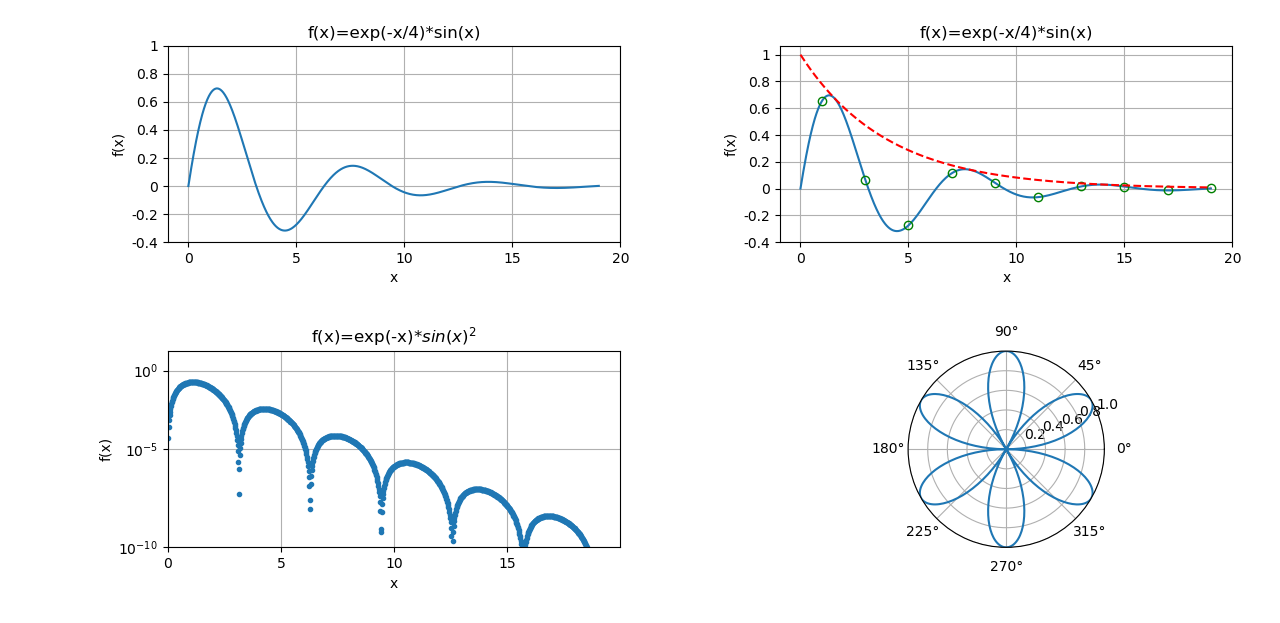

The script that drew this image:
import numpy as np
import matplotlib.pyplot as plt  # import statements for plotting purposes

"""
Benjamin Klimko, PHYS 416 Spring 2018
The program takes no inputs
This program recreates a series of plots from the textbook as an exercise to become comfortable with Python
Running the program will produce four subplots on the same figure; the non-labeled functions are as follows:
--dashed red line: exp(-x/4)
--polar plot: abs(sin(3x))
"""

# create the linspaces of the coordinates for the various functions
xcoords1 = np.linspace(0, 19, 1000)  # for graphed functions 1, 3, and 4
xcoords2 = np.linspace(1, 19, 10)  # for graphed function 2
theta = np.linspace(0, 2*np.pi, 500)


# apply the functions to the coordinates from above
func1 = np.exp(-xcoords1/4)*np.sin(xcoords1)
func2 = np.exp(-xcoords2/4)*np.sin(xcoords2)
func3 = np.exp(-xcoords1/4)
func4 = np.exp(-xcoords1)*(np.sin(xcoords1))**2
func5 = np.abs(np.sin(3*theta))

# graph the first subplot
plt.subplot(2, 2, 1)
plt.plot(xcoords1, func1)
# set axis labels and title
plt.xlabel('x')
plt.ylabel('f(x)')
plt.title('f(x)=exp(-x/4)*sin(x)')
# set axis tick labels and grid
plt.xticks([0, 5, 10, 15, 20], ('0', '5', '10', '15', '20'))
plt.yticks([-0.4, -0.2, 0, 0.2, 0.4, 0.6, 0.8, 1], ('-0.4', '-0.2', '0', '0.2', '0.4', '0.6', '0.8', '1'))
plt.grid(True)

# graph the second subplot
plt.subplot(2, 2, 2)
plt.plot(xcoords1, func1)
plt.plot(xcoords2, func2, 'go', markerfacecolor='none')  # markerfacecolor lets you make the green circles hollow
plt.plot(xcoords1, func3, 'r--')
# give axis tick labels, axis labels, title, and grid
plt.xticks([0, 5, 10, 15, 20], ('0', '5', '10', '15', '20'))
plt.yticks([-0.4, -0.2, 0, 0.2, 0.4, 0.6, 0.8, 1], ('-0.4', '-0.2', '0', '0.2', '0.4', '0.6', '0.8', '1'))
plt.xlabel('x')
plt.ylabel('f(x)')
plt.title('f(x)=exp(-x/4)*sin(x)')
plt.grid(True)

# graph the third subplot
plt.subplot(2, 2, 3)
plt.semilogy(xcoords1, func4, '.')
# set axis tick labels, axis labels, title, and grid
plt.xticks([0, 5, 10, 15], ('0', '5', '10', '15'))
plt.yticks([10e-10, 10e-5, 1], (r'$10^{-10}$', r'$10^{-5}$', r'$10^0$'))
plt.xlabel('x')
plt.ylabel('f(x)')
plt.title(r'f(x)=exp(-x)$*sin(x)^2$')
plt.grid(True)
# adjust axis limits
ax = plt.gca()
ax.set_xlim(0, 20)
ax.set_ylim(10e-10, 10e0)
plt.tight_layout()

# graph the fourth subplot, give axis labels, set axis ticks
plt.subplot(2, 2, 4, projection='polar')
plt.plot(theta, func5)
ax2 = plt.gca()
ax2.set_rlim(0,1)

# display the graphs
plt.show()
